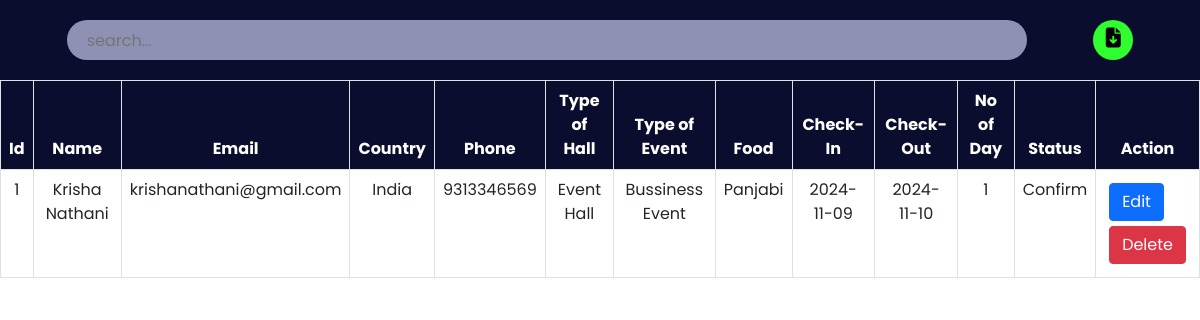
/admin/hallbook.php, run on the app's committed database.
### tables this page shows
CREATE TABLE `hallbook` (
  `id` int(10) NOT NULL,
  `Name` varchar(50) NOT NULL,
  `Email` varchar(50) NOT NULL,
  `Country` varchar(30) NOT NULL,
  `Phone` varchar(30) NOT NULL,
  `HallType` varchar(30) NOT NULL,
  `Event` varchar(30) NOT NULL,
  `Food` varchar(30) NOT NULL,
  `cin` date NOT NULL,
  `cout` date NOT NULL,
  `nodays` int(50) NOT NULL,
  `stat` varchar(30) NOT NULL
);

### admin/hallbook.php (the view, shortened to what this page needs)
<?php
include '../config.php';
?>
<!DOCTYPE html>
<html lang="en">
<head>
    <link href="https://cdn.jsdelivr.net/npm/bootstrap@5.0.2/dist/css/bootstrap.min.css" rel="stylesheet">
    <link rel="stylesheet" href="https://cdnjs.cloudflare.com/ajax/libs/font-awesome/6.2.0/css/all.min.css" />
    <link rel="stylesheet" href="./css/hallbook.css">
</head>
<body>
    <div class="searchsection">
        <input type="text" name="search_bar" id="search_bar" placeholder="search..." onkeyup="searchFun()">
        <form action="./exportdata.php" method="post">
            <button class="exportexcel" id="exportexcel" name="exportexcel" type="submit"><i class="fa-solid fa-file-arrow-down"></i></button>
        </form>
    </div>
    <div class="hallbooktable" class="table-responsive-xl">
        <?php
            $hallbooktablesql = "SELECT * FROM hallbook";
            $hallbookresult = mysqli_query($conn, $hallbooktablesql);
        ?>
        <table class="table table-bordered" id="table-data">
            <thead>
                <tr>
                    <th scope="col">Id</th>
                    <th scope="col">Name</th>
                    <th scope="col">Email</th>
                    <th scope="col">Country</th>
                    <th scope="col">Phone</th>
                    <th scope="col">Type of Hall</th>
                    <th scope="col">Type of Event</th>
                    <th scope="col">Food</th>
                    <th scope="col">Check-In</th>
                    <th scope="col">Check-Out</th>
                    <th scope="col">No of Day</th>
                    <th scope="col">Status</th>
                    <th scope="col" class="action">Action</th>
                </tr>
            </thead>
            <tbody>
            <?php
            while ($res = mysqli_fetch_array($hallbookresult)) {
            ?>
                <tr>
                    <td><?php echo $res['id'] ?></td>
                    <td><?php echo $res['Name'] ?></td>
                    <td><?php echo $res['Email'] ?></td>
                    <td><?php echo $res['Country'] ?></td>
                    <td><?php echo $res['Phone'] ?></td>
                    <td><?php echo $res['HallType'] ?></td>
                    <td><?php echo $res['Event'] ?></td>
                    <td><?php echo $res['Food'] ?></td>
                    <td><?php echo $res['cin'] ?></td>
                    <td><?php echo $res['cout'] ?></td>
                    <td><?php echo $res['nodays'] ?></td>
                    <td><?php echo $res['stat'] ?></td>
                    <td class="action">
                        <a href="hallbookedit.php?id=<?php echo $res['id'] ?>"><button class="btn btn-primary">Edit</button></a>
                        <a href="hallbookdelete.php?id=<?php echo $res['id'] ?>"><button class='btn btn-danger'>Delete</button></a>
                    </td>
                </tr>
            <?php
            }
            ?>
            </tbody>
        </table>
    </div>
</body>
</html>

### admin/css/hallbook.css (style rules this page uses)
:root { --bg-text-shadow: 0 2px 4px rgb(13 0 77 / 8%), 0 3px 6px rgb(13 0 77 / 8%), 0 8px 16px rgb(13 0 77 / 8%); --bg-box-shadow: 0px 0px 20px 6px rgba(26, 30, 164, 0.31); }
body { background-color: #ffff; }
* { margin: 0; padding: 0; font-family: 'Poppins', sans-serif; }
i { font-size: 20px; }
.searchsection { height: 80px; width: 100%; display: flex; justify-content: space-evenly; align-items: center; background-color: #0a0d2d; position: fixed; z-index: 500; }
#search_bar { height: 40px; width: 80%; border: none; background-color: rgba(195, 198, 233, 0.714); padding-left: 20px; border-radius: 30px; }
.exportexcel { height: 40px; width: 40px; background-color: rgb(47, 255, 47); border: none; border-radius: 50%; }
a { color: black; }
.hallbooktable { position: absolute; color: #0a0d2d; margin-top: 80px; width: 100%; height: 100vh; padding-bottom: 900px; }
.hallbooktable thead { background-color: #0a0d2d; color: white; text-align: center; }
.hallbooktable tbody { text-align: center; }
.action a { text-decoration: none; }
.action button { display: flex; flex-wrap: wrap; margin: 5px; }

### data on the page
hallbook: id "1", Name "Krisha Nathani", Email "krishanathani@gmail.com", Country "India", Phone "9313346569", HallType "Event Hall", Event "Bussiness Event", Food "Panjabi", cin "2024-11-09", cout "2024-11-10", nodays "1", stat "Confirm"
